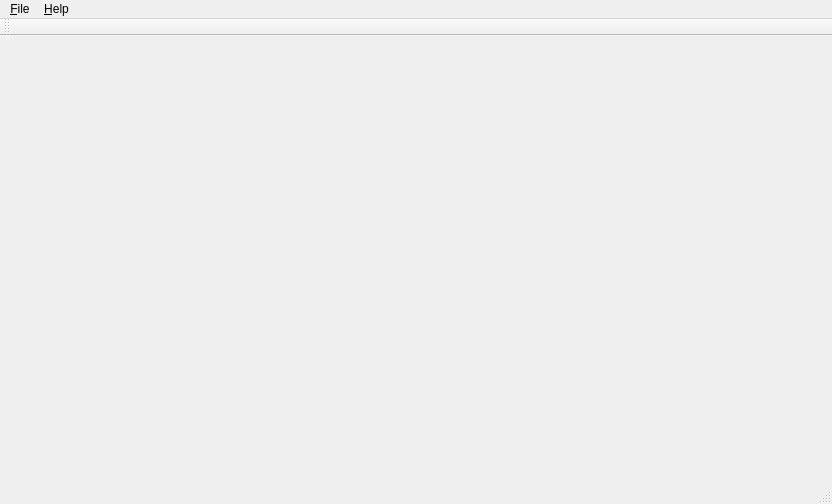
<?xml version="1.0" encoding="UTF-8"?>
<ui version="4.0">
 <class>MainWindow</class>
 <widget class="QMainWindow" name="MainWindow">
  <property name="geometry">
   <rect>
    <x>0</x>
    <y>0</y>
    <width>832</width>
    <height>504</height>
   </rect>
  </property>
  <property name="windowTitle">
   <string>MainWindow</string>
  </property>
  <widget class="QWidget" name="centralWidget"/>
  <widget class="QMenuBar" name="menuBar">
   <property name="geometry">
    <rect>
     <x>0</x>
     <y>0</y>
     <width>832</width>
     <height>21</height>
    </rect>
   </property>
   <widget class="QMenu" name="menu_File">
    <property name="title">
     <string>&amp;File</string>
    </property>
    <addaction name="action_New"/>
    <addaction name="action_Open"/>
    <addaction name="action_Save"/>
    <addaction name="separator"/>
    <addaction name="action_Print"/>
    <addaction name="separator"/>
    <addaction name="action_Quit"/>
   </widget>
   <widget class="QMenu" name="menu_Help">
    <property name="title">
     <string>&amp;Help</string>
    </property>
    <addaction name="action_About"/>
   </widget>
   <addaction name="menu_File"/>
   <addaction name="menu_Help"/>
  </widget>
  <widget class="QToolBar" name="mainToolBar">
   <attribute name="toolBarArea">
    <enum>TopToolBarArea</enum>
   </attribute>
   <attribute name="toolBarBreak">
    <bool>false</bool>
   </attribute>
  </widget>
  <widget class="QStatusBar" name="statusBar"/>
  <action name="action_New">
   <property name="text">
    <string>&amp;New</string>
   </property>
  </action>
  <action name="action_Open">
   <property name="text">
    <string>&amp;Open</string>
   </property>
  </action>
  <action name="action_Save">
   <property name="text">
    <string>&amp;Save</string>
   </property>
  </action>
  <action name="action_Quit">
   <property name="text">
    <string>&amp;Quit</string>
   </property>
  </action>
  <action name="action_About">
   <property name="text">
    <string>&amp;About</string>
   </property>
  </action>
  <action name="action_Print">
   <property name="text">
    <string>&amp;Processing</string>
   </property>
  </action>
 </widget>
 <layoutdefault spacing="6" margin="11"/>
 <resources/>
 <connections/>
</ui>
